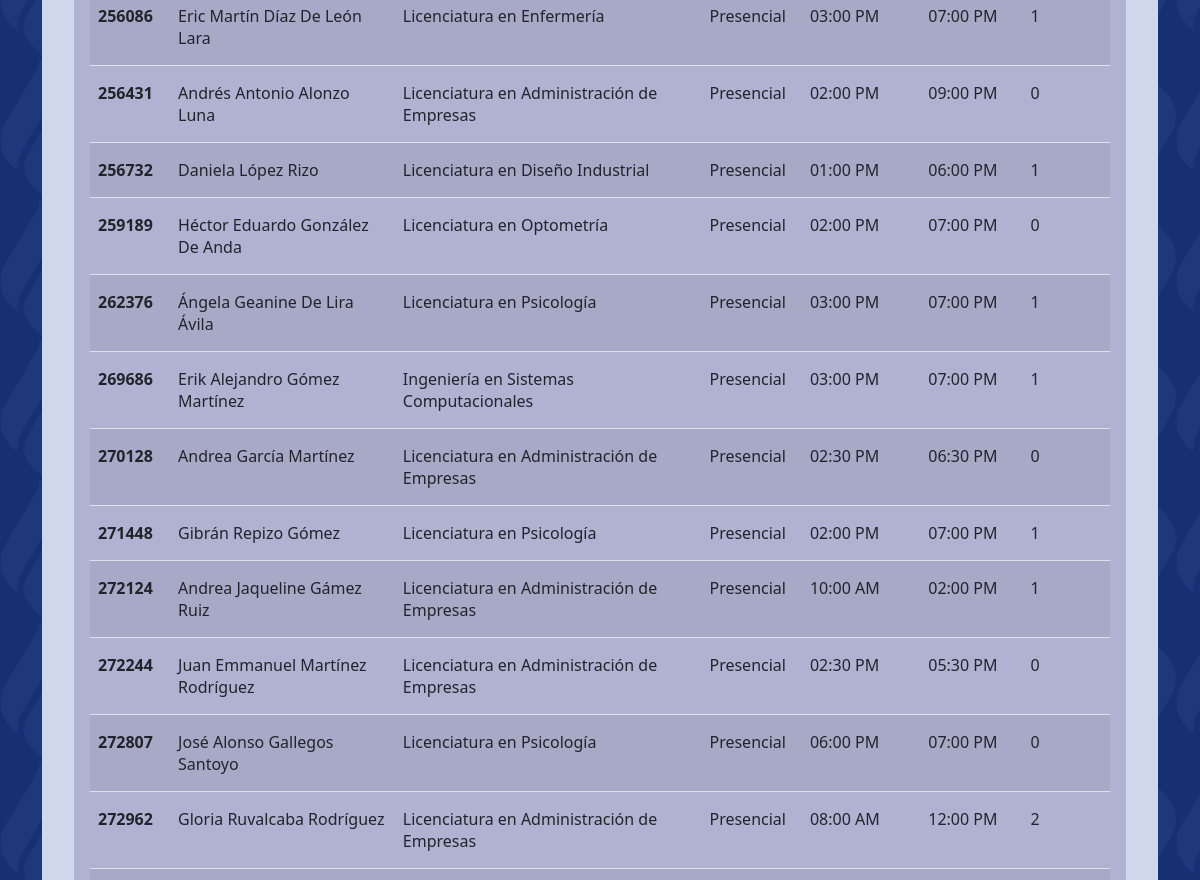
The page /administrador/consulta_colaboradores/listado_colaboradores.php (signed in, middle part) on the database as committed earlier.
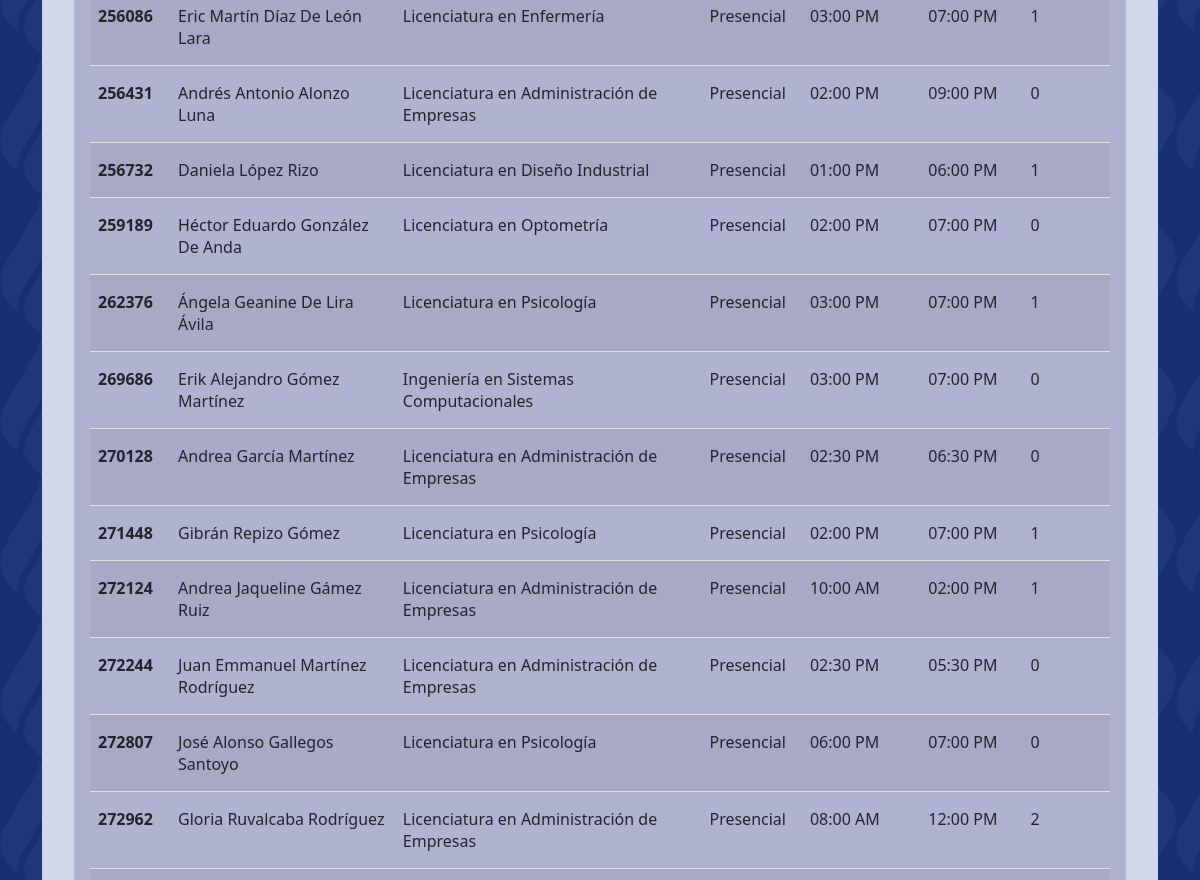
The same page on the database as committed later.
### tables this page shows
CREATE TABLE `colaborador` (
  `ID` int(10) UNSIGNED NOT NULL,
  `nombres` varchar(100) NOT NULL,
  `apellido_paterno` varchar(45) NOT NULL,
  `apellido_materno` varchar(45) DEFAULT NULL,
  `numero_retardos` int(11) NOT NULL DEFAULT 0,
  `ID_carrera` int(10) UNSIGNED NOT NULL,
  `ID_modalidad` int(10) UNSIGNED NOT NULL,
  `ID_horario` int(10) UNSIGNED NOT NULL
);

CREATE TABLE `carrera` (
  `ID` int(10) UNSIGNED NOT NULL,
  `nombre` tinytext NOT NULL
);

CREATE TABLE `modalidad_colaborador` (
  `ID` int(10) UNSIGNED NOT NULL,
  `nombre` varchar(45) NOT NULL
);

CREATE TABLE `horario` (
  `ID` int(10) UNSIGNED NOT NULL,
  `hora_inicial` time NOT NULL,
  `hora_final` time NOT NULL,
  `ID_turno` int(10) UNSIGNED NOT NULL
);

### administrador/consulta_colaboradores/listado_colaboradores.php (the view, shortened to what this page needs)
<?php
    $conexion_base = new mysqli("localhost", "root", "", "checadorumd");
    $colaboradores = $conexion_base->query("SELECT colaborador.ID, CONCAT_WS(' ', colaborador.nombres, colaborador.apellido_paterno, colaborador.apellido_materno) AS nombre_completo, colaborador.numero_retardos,
    carrera.nombre, modalidad_colaborador.nombre, horario.hora_inicial, horario.hora_final
    FROM colaborador JOIN carrera ON colaborador.ID_carrera = carrera.ID
    JOIN modalidad_colaborador ON colaborador.ID_modalidad = modalidad_colaborador.ID
    JOIN horario ON colaborador.ID_horario = horario.ID;");
?>
<html lang="es" class="d-none invisible">
    <head>
        <link rel="stylesheet" href="../../css/clases_globales.css">
        <link rel="stylesheet" href="../../css/estilos_administradores.css">
        <link rel="stylesheet" href="https://cdn.jsdelivr.net/npm/bootstrap-icons@1.9.1/font/bootstrap-icons.css">
        <link href="https://cdn.jsdelivr.net/npm/bootstrap@5.2.0/dist/css/bootstrap.min.css" rel="stylesheet">
    </head>
    <body class="fondo-pantone-azul-oscuro">
        <div class="mx-2 mx-md-0">
            <div class="container-xl my-5">
                <div class="jumbotron fondo-pantone-azul-claro">
                    <?php
                    if(isset($colaboradores) && @$colaboradores->num_rows > 0) {
                    ?>
                    <div class="table-responsive fondo-pantone-azul-intermedio rounded p-3">
                        <table class="table table-striped mb-0">
                            <tbody class="table-group-divider">
                                <tr>
                                    <?php
                                    while($colaborador = $colaboradores->fetch_row()) {
                                        echo "<tr> ";
                                        echo "<th scope='row' class='py-3'> " . $colaborador[0] . " </th> ";
                                        echo "<td class='py-3'> " . $colaborador[1] .  " </td> ";
                                        echo "<td class='py-3'> " . $colaborador[3] .  " </td> ";
                                        echo "<td class='py-3'> " . $colaborador[4] . " </td> ";
                                        echo "<td class='py-3'> " . date("h:i A", strtotime($colaborador[5])) . " </td> ";
                                        echo "<td class='py-3'> " . date("h:i A", strtotime($colaborador[6])) . " </td>";
                                        echo "<td class='py-3'> " . $colaborador[2] . " </td>";
                                        echo " </tr>";
                                    }
                                    ?>
                                </tr>
                            </tbody>
                        </table>
                        <?php
                        }
                        else {
                        ?>
                            <p class="mb-0 fs-5 fw-semibold py-3 text-center">
                                No hay colaboradores registrados en el sistema
                            </p>
                        <?php
                        }
                        ?>
                    </div>
                </div>
            </div>
        </div>
    </body>
</html>

### css/clases_globales.css (style rules this page uses)
body { background-image: url("../img/iconouaa.png"); background-repeat: repeat; background-size: clamp(50px, 7vw, 300px); scroll-behavior: auto !important; }
.fondo-pantone-azul-claro { background-color: rgb(207, 216, 235); }
.fondo-pantone-azul-intermedio { background-color: rgb(176, 178, 210); }
.fondo-pantone-azul-oscuro { background-color: rgb(22, 48, 114); }

### css/estilos_administradores.css (style rules this page uses)
.jumbotron { padding: 2rem; margin-bottom: 2rem; border-radius: .5rem; }

Rows that differ between the two databases and show on the page:
changed colaborador "Ingeniería en Sistemas Computacionales": numero_retardos "1" → "0"
